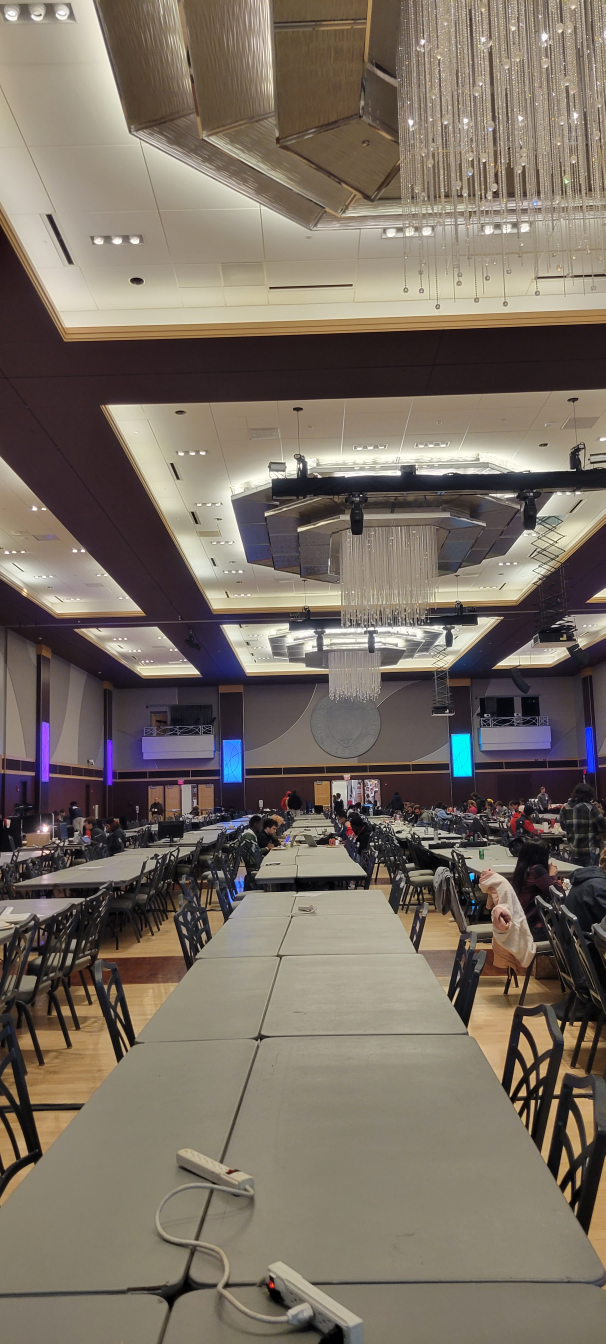
#> input picture 20221009_083346.jpg, 1816 x 4032 px (shown at 1/3 size)
$ python roadmask.py
#> lines starting #> are read from the running program, lines starting #| are printed output that depends on the picture; after the words box and inside, x2 and y2 are one past the last pixel; in counts of white or black regions, pixels touching at a corner belong together
import cv2
import numpy as np


def make_mask(in_img):

    sample = in_img[int(in_img.shape[0] * 6/7):, int(in_img.shape[1] * 2/7):int(in_img.shape[1] * 5/7)]
    #cv2.imshow("sample", cv2.resize(sample, [int(sample.shape[1]/4), int(sample.shape[0]/4)]))

    channel_ranges = [[-1, (0, 255), (0, 255), (0, 255)],
                      [cv2.COLOR_BGR2HSV, (0, 255), (0, 255), (0, 255)],
                      [cv2.COLOR_BGR2HLS, (0, 255), (0, 255), (0, 255)],
                      [cv2.COLOR_BGR2YCrCb, (0, 255), (0, 255), (0, 255)],
                      [cv2.COLOR_BGR2YUV, (0, 255), (0, 255), (0, 255)],
                      [cv2.COLOR_BGR2Lab, (0, 255), (0, 255), (0, 255)]]

    for space in channel_ranges:
        space_sample = sample.copy() if space[0] < 0 else cv2.cvtColor(sample, space[0])
        for c, chan in enumerate(space[1:]):
            channel_sample = space_sample[:, :, c]
            mean = np.mean(channel_sample)
            std = np.std(channel_sample)
            #mini = np.amin(channel_sample)
            #maxi = np.amax(channel_sample)
            space[c+1] = (mean-std*3, mean+std*3)
            #space[c + 1] = (mini, maxi)

    channel_outputs = []

    #maskAnd = np.ones_like(cv2.cvtColor(img, cv2.COLOR_BGR2GRAY)) * 255
    maskAvg = np.zeros_like(cv2.cvtColor(in_img, cv2.COLOR_BGR2GRAY))

    for space in channel_ranges:
        space_img = in_img.copy() if space[0] < 0 else cv2.cvtColor(in_img, space[0])
        lower_ranges = np.array([x[0] for x in space[1:]])
        upper_ranges = np.array([x[1] for x in space[1:]])
        ranged_img = cv2.inRange(space_img, lower_ranges, upper_ranges)
        channel_outputs.append(ranged_img)

        #cv2.imshow(str(space[0]), cv2.resize(ranged_img, [int(ranged_img.shape[1]/4), int(ranged_img.shape[0]/4)]))
        #cv2.waitKey(0)

        #maskAnd = cv2.bitwise_and(maskAnd, ranged_img)
        maskAvg = np.add(maskAvg, np.divide(ranged_img, len(channel_ranges)))

    #cv2.imshow("and", cv2.resize(maskAnd, [int(maskAnd.shape[1]/4), int(maskAnd.shape[0]/4)]))
    #cv2.waitKey(0)
    maskAvg = maskAvg.astype("uint8")
    maskAvg = cv2.threshold(maskAvg, 200, 255, 0)[1]

    kernel = np.ones((int(in_img.shape[1]/500), int(in_img.shape[1]/500)))
    maskAvg = maskAvg

    maskAvg = cv2.erode(maskAvg, kernel)
    maskAvg = cv2.dilate(maskAvg, kernel)

    maskAvg = cv2.blur(maskAvg, (int(in_img.shape[1]/250), int(in_img.shape[1]/250)))

    maskAvg = cv2.threshold(maskAvg, 125, 255, 0)[1]

    cont, hier = cv2.findContours(maskAvg, cv2.RETR_TREE, cv2.CHAIN_APPROX_SIMPLE)
    cont2 = []
    for contour in cont:
        M = cv2.moments(contour)
        if M['m00'] != 0:
            cx = int(M['m10'] / M['m00'])
            cy = int(M['m01'] / M['m00'])
            area = cv2.contourArea(contour)
            if cy > in_img.shape[0] / 3 and area > in_img.shape[0] * in_img.shape[1] * 1/1000:
                cont2.append(contour)

    filledMask = cv2.drawContours(np.zeros_like(maskAvg), cont2, -1, 255, -1)

    return filledMask, cont2, hier


def find_hazards(filledMask, contourList, hierarchy):
    outMask = cv2.cvtColor(filledMask, cv2.COLOR_GRAY2BGR).astype("uint8")
    blankimg = np.zeros(outMask.shape[:-1])
    for c, cnt in enumerate(contourList):
        hull = cv2.convexHull(cnt)
        blankimg = cv2.drawContours(blankimg, [hull], 0, 255, -1)
        blankimg = cv2.drawContours(blankimg, [cnt], 0, 0, -1)

    kernel = np.ones((int(outMask.shape[1] / 500), int(outMask.shape[1] / 500)))
    blankimg = cv2.erode(blankimg, kernel)
    blankimg = cv2.dilate(blankimg, kernel)


    blankimg = cv2.blur(blankimg, (int(blankimg.shape[1] / 10), int(blankimg.shape[1] / 10)))

    blankimg = cv2.threshold(blankimg, 10, 255, 0)[1]

    hazards, hier = cv2.findContours(blankimg.astype("uint8"), cv2.RETR_TREE, cv2.CHAIN_APPROX_SIMPLE)
    # [5 lines of commented-out code are left out]

    lowests = [h[np.argmax(h[:, :, 1])][0] for h in hazards]

    for l in lowests:
        cv2.circle(outMask, l, 5, (0,0,255), 5)

    return outMask, lowests


if __name__ == "__main__":
    img = cv2.imread('20221009_083346.jpg')
#> img is the input picture: shape (4032, 1816, 3); mean B, G, R 98.8, 109.9, 120.2
    mask, cnt, hiera = make_mask(img)
#> after the loop in make_mask, `for space in channel_ranges:`:
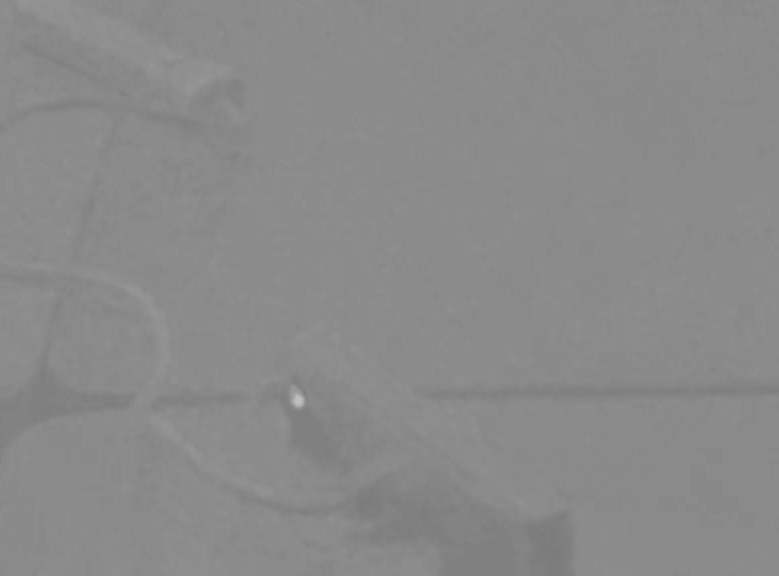
#> channel_sample: shape (576, 779); min 121, max 194, mean 138
#> the loop in make_mask, `for space in channel_ranges:` made 6 passes
#> pass 1, in make_mask, `ranged_img = cv2.inRange(space_img, lower_ranges, upper_ranges)`:
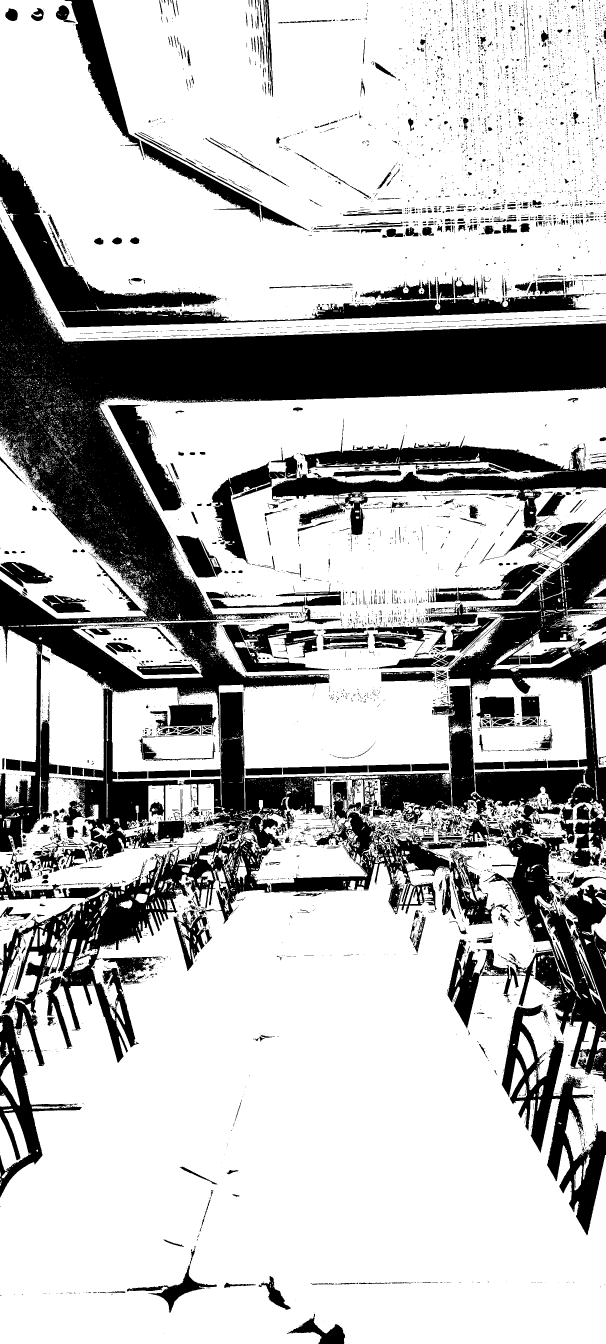
#> ranged_img: shape (4032, 1816) (shown at 1/3 size); 72.2% white; 8149 black regions (6945 under 20 px), largest, box (x1, y1, x2, y2) and area: (0, 672, 1816, 3593) 942626, (1286, 1571, 1816, 3238) 274243, (0, 462, 1769, 983) 113812
#> after the loop in make_mask, `for space in channel_ranges:`:
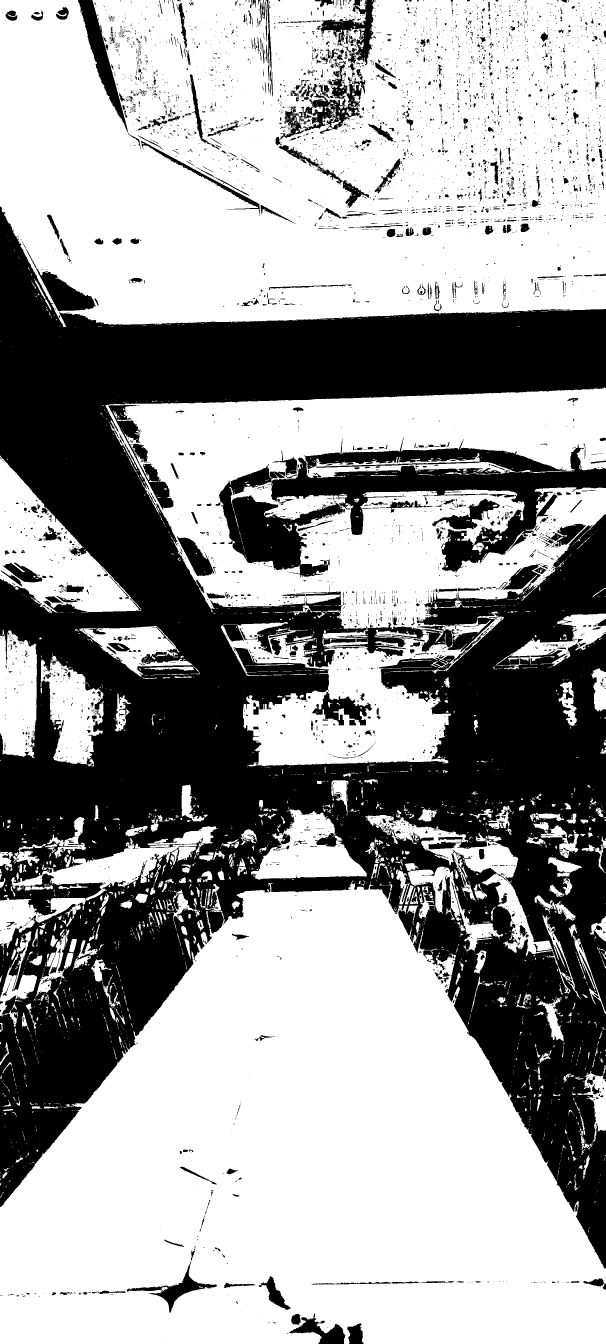
#> ranged_img: shape (4032, 1816) (shown at 1/3 size); 61.9% white; 6920 black regions (5878 under 20 px), largest, box (x1, y1, x2, y2) and area: (0, 619, 1816, 3806) 2383984, (657, 1312, 1816, 1732) 167437, (234, 0, 423, 448) 14073
#> after the loop in make_mask, `for space in channel_ranges:`: channel_outputs = 6 items
#> in make_mask, `cont, hier = cv2.findContours(maskAvg, cv2.RETR_TREE, cv2.CHAIN_APPROX..`: cont = 1500 contours, 493 with area under 20; largest, box (x1, y1, x2, y2) and area: (0, 2646, 1816, 4032) 1731454, (0, 0, 1816, 963) 1491101, (331, 1163, 1816, 2298) 644204, (0, 1361, 400, 1836) 67132, (34, 2479, 648, 2768) 39646
#> the loop in make_mask, `for contour in cont:` made 1500 passes
#> (cx, cy, area) on passes 1, 4, 5, 6, 7, 8, 9, 12: (1731, 3608, 33), (13, 3524, 79.5), (1742, 3500, 35.5), (52, 3482, 32.5), (1723, 3477, 28), (62, 3476, 23.5), (1759, 3494, 332), (1716, 3452, 31.5)
#> after the loop in make_mask, `for contour in cont:`: cont2 = 15 contours; largest, box (x1, y1, x2, y2) and area: (0, 2646, 1816, 4032) 1731454, (331, 1163, 1816, 2298) 644204, (0, 1361, 400, 1836) 67132, (34, 2479, 648, 2768) 39646, (753, 2429, 1099, 2639) 36482
#> cnt has the same summary as cont2 in make_mask
    omask, lows = find_hazards(mask, cnt, hiera)
#> the loop in find_hazards, `for c, cnt in enumerate(contourList):` made 15 passes
#> in find_hazards, `blankimg = cv2.threshold(blankimg, 10, 255, 0)[1]`:
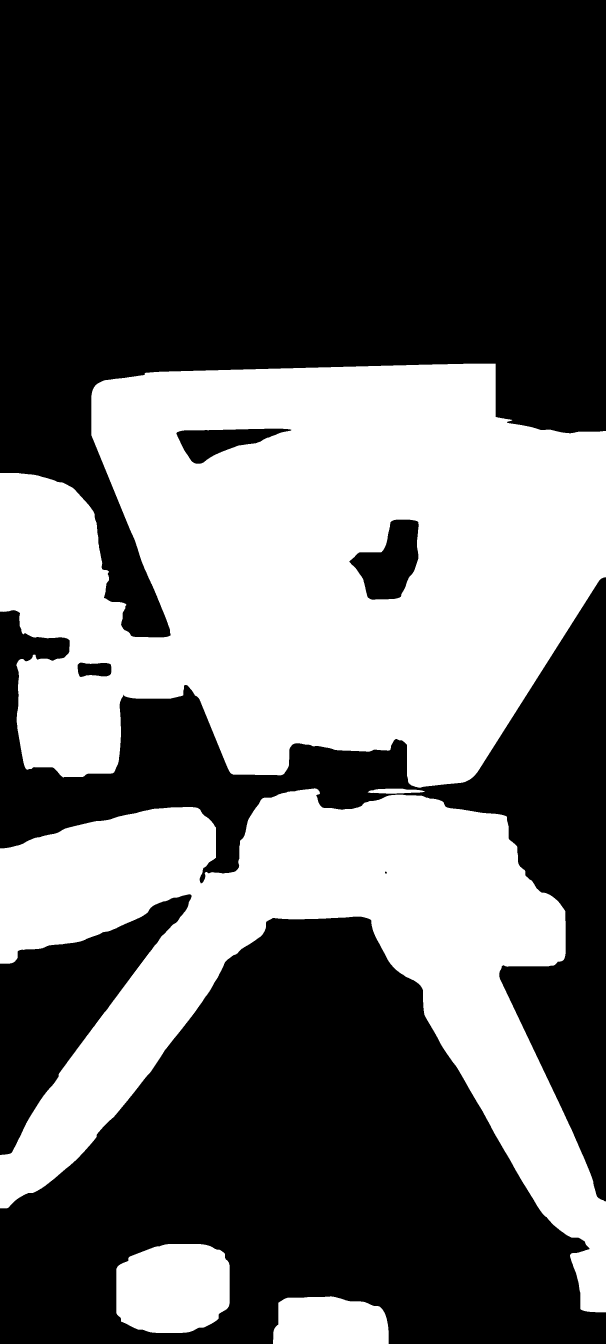
#> blankimg: shape (4032, 1816) float64 (shown at 1/3 size); 38.8% white; 5 white regions
#> in find_hazards, `hazards, hier = cv2.findContours(blankimg.astype("uint8"), cv2.RETR_TR..`: hazards = 9 contours; largest, box (x1, y1, x2, y2) and area: (0, 1091, 1816, 2363) 1751127, (0, 2365, 1816, 3937) 1009380, (349, 3732, 689, 3999) 78372, (819, 3889, 1166, 4032) 43370, (1047, 1558, 1257, 1800) 30284
#> in find_hazards, `lowests = [h[np.argmax(h[:, :, 1])][0] for h in hazards]`: lowests = [[819, 4031], [467, 3998], [1158, 2380], [1786, 3936], [1159, 2621], [1255, 2362], [244, 2031], [1125, 1799], [601, 1391]]
#> the loop in find_hazards, `for l in lowests:` made 9 passes
#> lows has the same summary as lowests in find_hazards

    cv2.imshow("average", cv2.resize(omask.astype("uint8"), [int(omask.shape[1]/6), int(omask.shape[0]/6)]))
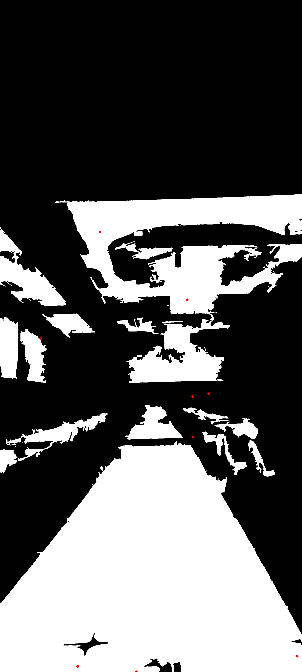
#> window 'average': shape (672, 302, 3); mean B, G, R 93.6, 93.6, 93.6
    cv2.waitKey(0)
